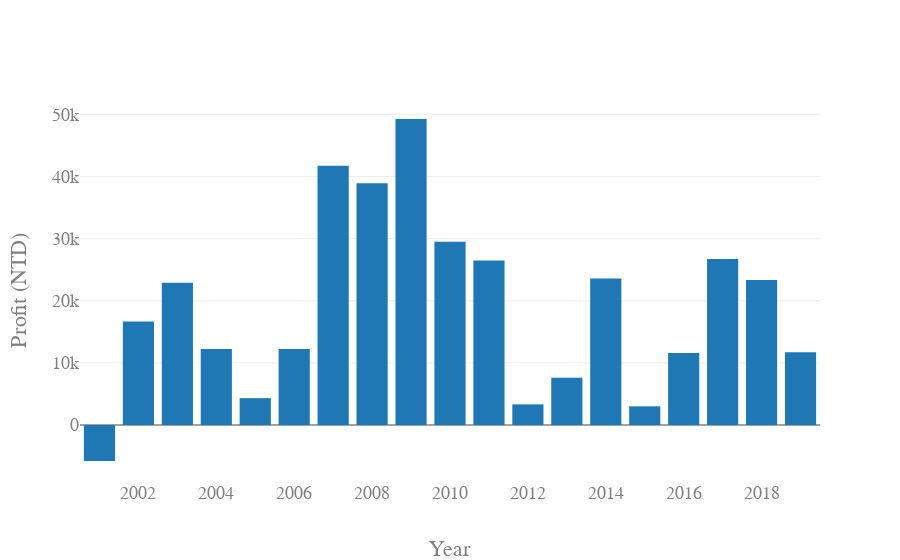

The notebook cell this image was saved under:
### Code cell
data = [
    go.Bar(x = earn_year.year, y = earn_year.money)]
layout = go.Layout(
        xaxis=dict(title="Year"),
        yaxis=dict(title="Profit (NTD)"),
        font=dict(
        family="Courier New, monospace",
        size=18,
        color="#7f7f7f")
)
figure = go.Figure(data=data, layout=layout)
iplot(figure, filename='year')
plot(figure, filename='return_years.html')

### Figure 1 — Plotly figure (JSON) as saved in the notebook; plotly's stock layout.template omitted (floating-point values rounded to 4 significant figures)
{"data": [{"type": "bar", "uid": "6aa69c55-924c-4d05-8fe8-00eeb1d558b0", "x": ["2001", "2002", "2003", "2004", "2005", "2006", "2007", "2008", "2009", "2010", "2011", "2012", "2013", "2014", "2015", "2016", "2017", "2018", "2019"], "y": [-5794, 16678, 22906, 12238, 4324, 12220, 41746, 38914, 49264, 29510, 26498, 3322, 7622, 23598, 3008, 11578, 26716, 23334, 11712]}], "layout": {"font": {"color": "#7f7f7f", "family": "Courier New, monospace", "size": 18}, "xaxis": {"title": "Year"}, "yaxis": {"title": "Profit (NTD)"}}}
